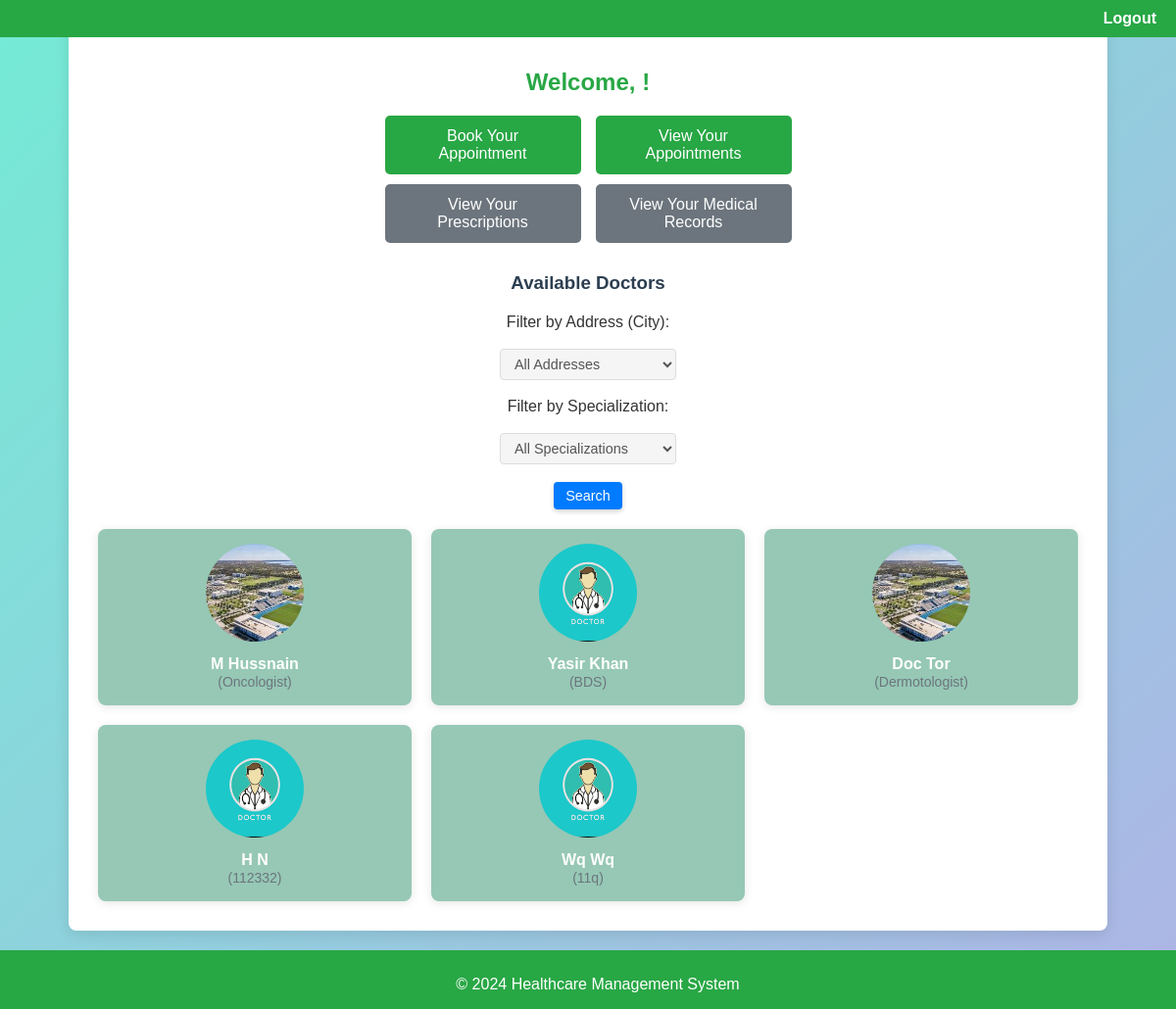
Before: /patient-dashboard/ (signed in) with the older database file.
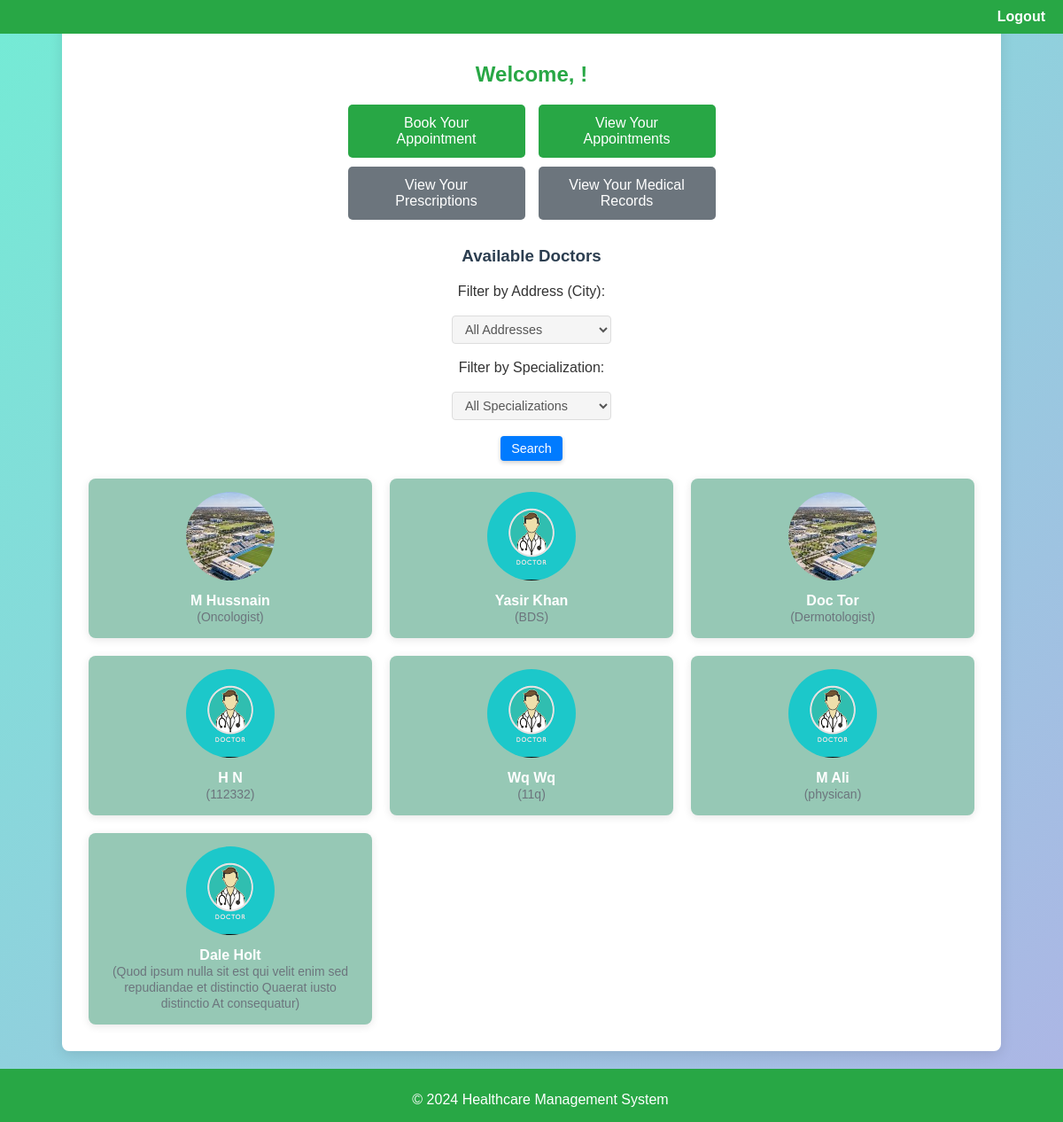
After: the same page with the newer database file.
### user/models.py (models this page shows, shortened)
class User(AbstractUser):
    CNIC_no = models.CharField(max_length=15, unique=True)
    contact_number = models.CharField(max_length=15)
    address = models.CharField(max_length=255)
    gender = models.CharField(max_length=10, choices=[('M', 'Male'), ('F', 'Female')])
    profile_pic = models.ImageField(upload_to='images/profile_pics/', blank=True, null=True)

class Doctor(User):
    specialization = models.CharField(max_length=255)
    license_number = models.CharField(max_length=50, unique=True)
    qualification = models.CharField(max_length=255)
    experience = models.IntegerField()
    consultation_fee = models.DecimalField(max_digits=10, decimal_places=2)
    class Meta:
        verbose_name = 'Doctor'

class User(AbstractUser):
    CNIC_no = models.CharField(max_length=15, unique=True)
    contact_number = models.CharField(max_length=15)
    address = models.CharField(max_length=255)
    gender = models.CharField(max_length=10, choices=[('M', 'Male'), ('F', 'Female')])
    profile_pic = models.ImageField(upload_to='images/profile_pics/', blank=True, null=True)

### user/views.py (the view)
# urls.py: path('patient-dashboard/', views.PatientDashboardView.as_view(), name='patient_dashboard'),
class PatientDashboardView(LoginRequiredMixin, TemplateView):
    template_name = 'user/patient_dashboard.html'
    login_url = 'login'
    def get_context_data(self, **kwargs):
        context = super().get_context_data(**kwargs)
        context['addresses'] = Doctor.objects.values_list('address', flat=True).distinct()
        context['specializations'] = Doctor.objects.values_list('specialization', flat=True).distinct()
        selected_address = self.request.GET.get('address', '')
        selected_specialization = self.request.GET.get('specialization', '')
        doctors = Doctor.objects.all()
        if selected_address:
            doctors = doctors.filter(address=selected_address)
        if selected_specialization:
            doctors = doctors.filter(specialization=selected_specialization)
        context['doctors'] = doctors
        context['selected_address'] = selected_address
        context['selected_specialization'] = selected_specialization
        return context

### user/templates/user/patient_dashboard.html (shortened to what this page needs)
{% extends 'user/base.html' %}
{% load static %}
{% block content %}
<div class="full-page-container">
    <div class="dashboard-container">
        <h2>Welcome, {{ user.first_name | title }} {{ user.last_name | title }}!</h2>
        <div class="button-row">
            <a href="{% url 'book_appointment' %}"><button>Book Your Appointment</button></a>
            <a href="{% url 'view_booked_appointments' %}"><button>View Your Appointments</button></a>
        </div>
        <div class="button-row">
            <a href="{% url 'patient_prescriptions' %}"><button class="btn-secondary">View Your Prescriptions</button></a>
            <a href="{% url 'patient_medical_record_list' %}"><button class="btn-secondary">View Your Medical Records</button></a>
        </div>
        <h3 class="doctor-heading">Available Doctors</h3>
        <form method="get" action="{% url 'patient_dashboard' %}" class="filter-form">
            <label for="address">Filter by Address (City):</label>
            <select name="address" id="address">
                <option value="">All Addresses</option>
            </select>
            <label for="specialization">Filter by Specialization:</label>
            <select name="specialization" id="specialization">
                <option value="">All Specializations</option>
            </select>
            <button type="submit">Search</button>
        </form>
        <div class="doctor-grid">
            {% for doctor in doctors %}
                <div class="doctor-item">
                    <a href="{% url 'doctor_detail' doctor.pk %}">
                        {% if doctor.profile_pic %}
                            <img src="{{ doctor.profile_pic.url }}" alt="Profile Picture">
                        {% else %}
                            <img src="{% static 'images/default_profile.png' %}" alt="Default Profile Picture">
                        {% endif %}
                    </a>
                    <strong><a href="{% url 'doctor_detail' doctor.pk %}">{{ doctor.get_full_name | title }}</a></strong>
                    <span>({{ doctor.specialization }})</span>
                </div>
            {% empty %}
                <p>No doctors available in this area.</p>
            {% endfor %}
        </div>
    </div>
</div>
{% endblock %}

### user/templates/user/base.html (shortened to what this page needs)
{% load static %}
<!DOCTYPE html>
<html lang="en">
<head>
    <link rel="stylesheet" href="{% static 'css/style2.css' %}">
</head>
<body>
    <header>
        <nav>
            <ul>
                {% if user.is_authenticated %}
                    <li>
                        <a href="#" onclick="event.preventDefault(); document.getElementById('logout-form').submit();">Logout</a>
                    </li>
                {% else %}
                    <li><a href="{% url 'main_page' %}">Home</a></li>
                    <li><a href="{% url 'about_us' %}">About Us</a></li>
                    <li><a href="{% url 'contact_us' %}">Contact Us</a></li>
                    <li><a href="{% url 'login' %}">Login</a></li>
                {% endif %}
            </ul>
        </nav>
    </header>
    <div class="container">
        {% block content %}
        {% endblock %}
    </div>
    <footer>
        <p>&copy; 2024 Healthcare Management System</p>
    </footer>
</body>
</html>

### user/static/css/style2.css (style rules this page uses)
body { font-family: 'Arial', sans-serif; background-color: #f0f8ff; color: #333; padding-bottom: 60px; margin: 0; min-height: 80vh; box-sizing: border-box; }
footer { background-color: #28a745; color: white; padding: 10px; text-align: center; position: fixed; width: 100%; bottom: 0; left: 0; right: 0; height: 40px; }
header { position: fixed; top: 0; left: 0; right: 0; background-color: #28a745; padding: 10px; text-align: right; color: white; z-index: 1000; }
nav ul { list-style-type: none; margin: 0; padding: 0; }
nav ul li { display: inline; margin: 0 10px; }
nav ul li a { color: white; text-decoration: none; font-weight: bold; }
form { display: flex; flex-direction: column; }
form input, form select { padding: 10px; margin: 10px 0; border: 1px solid #ccc; border-radius: 5px; }
form button { padding: 12px; background-color: #28a745; color: white; border: none; border-radius: 5px; cursor: pointer; font-size: 16px; box-shadow: 0px 2px 5px rgba(0, 0, 0, 0.2); transition: background-color 0.3s, transform 0.2s; }
h2 { color: #28a745; text-align: center; }

### user/templates/user/patient_dashboard.html (style rules this page uses)
.full-page-container { display: flex; justify-content: center; align-items: center; min-height: 100vh; background: linear-gradient(135deg, #74ebd5 0%, #ACB6E5 100%); padding: 20px; box-sizing: border-box; }
.dashboard-container { max-width: 1000px; padding: 30px; background-color: #ffffff; border-radius: 8px; box-shadow: 0px 4px 15px rgba(0, 0, 0, 0.1); width: 100%; text-align: center; }
.button-row { display: flex; justify-content: center; margin: 10px 0; gap: 15px; }
button { background-color: #28a745; color: white; border: none; border-radius: 5px; padding: 12px 20px; cursor: pointer; font-size: 16px; transition: background-color 0.3s, transform 0.2s; flex: 1; max-width: 200px; }
a { text-decoration: none; color: white; }
.btn-secondary { background-color: #6c757d; }
.doctor-heading { margin-top: 30px; color: #2c3e50; }
.doctor-grid { display: grid; grid-template-columns: repeat(3, 1fr); gap: 20px; margin-top: 20px; }
.doctor-item { background-color: #96c8b5; border-radius: 8px; padding: 15px; text-align: center; box-shadow: 0px 2px 10px rgba(0, 0, 0, 0.1); }
.doctor-item img { max-width: 100%; height: auto; border-radius: 50%; width: 100px; height: 100px; }
.doctor-item strong { display: block; margin-top: 10px; color: #2c3e50; }
.doctor-item span { color: #6c757d; font-size: 14px; }
form { display: flex; align-items: center; justify-content: center; gap: 8px; margin-top: 20px; margin-bottom: 20px; }
form label { font-size: 1rem; color: #333; }
form select { padding: 6px 10px; font-size: 0.9rem; color: #555; background-color: #f5f5f5; border: 1px solid #ddd; border-radius: 4px; outline: none; transition: background-color 0.3s, box-shadow 0.3s; width: 180px; }
form button[type="submit"] { padding: 6px 12px; font-size: 0.9rem; color: #fff; background-color: #007bff; border: none; border-radius: 4px; cursor: pointer; transition: background-color 0.3s; }

Changed rows visible on the page:
added Doctor: get_full_name "M Ali", specialization "physican"
added Doctor: get_full_name "Dale Holt", specialization "Quod ipsum nulla sit est qui velit enim sed repudiandae et distinctio Quaerat iusto distinctio At consequatur"
